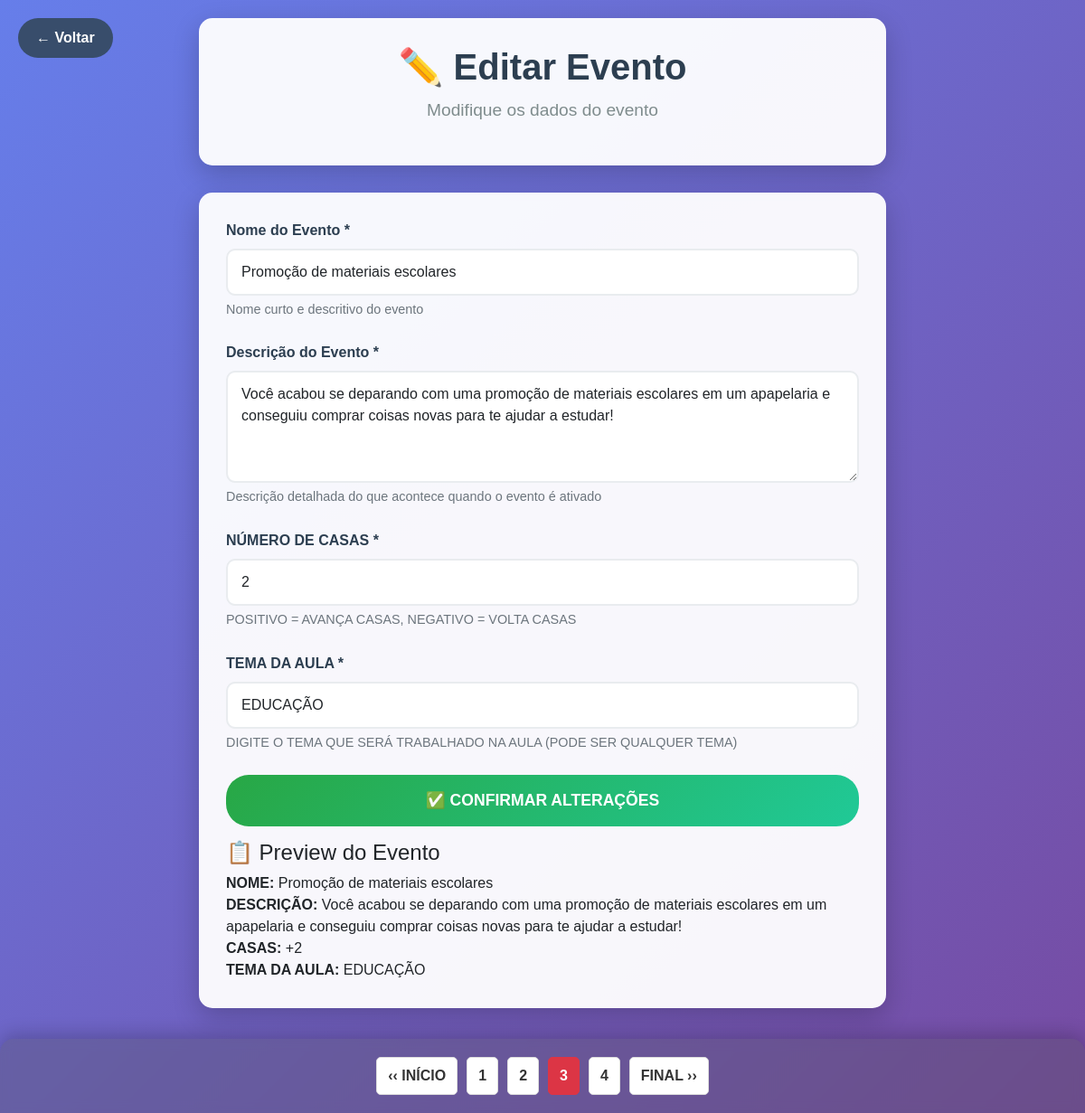
/Adm/editarEvento.php?id=2 (signed in), run on the app's committed database.
### tables this page shows
CREATE TABLE `tbevento` (
  `idEvento` int(11) NOT NULL,
  `nomeEvento` varchar(50) NOT NULL,
  `descricaoEvento` varchar(255) NOT NULL,
  `modificadorEvento` varchar(120) NOT NULL,
  `dificuldadeEvento` varchar(10) NOT NULL,
  `temaAula` varchar(50) DEFAULT NULL,
  `impactoEvento` varchar(50) NOT NULL,
  `casaEvento` int(100) NOT NULL
);

### Adm/editarEvento.php (the view, shortened to what this page needs)
<?php include('../banco/conexao.php'); include('../includes/verificar_login.php');?>
<?php
$id = $_GET['id'] ?? null;
$stmt = $pdo->prepare("SELECT * FROM tbevento WHERE idEvento = ?");
$stmt->execute([$id]);
$evento = $stmt->fetch(PDO::FETCH_ASSOC);
?>
<!DOCTYPE html>
<html lang="pt-BR">
<head>
    <link href="https://cdn.jsdelivr.net/npm/bootstrap@5.3.7/dist/css/bootstrap.min.css" rel="stylesheet">
    <link rel="stylesheet" href="./css/editarEvento.css">
</head>
<body>
    <a href="gerenciarEventos.php" class="back-btn">← Voltar</a>
    <div class="admin-container">
        <div class="admin-header">
            <h1 class="admin-title">✏️ Editar Evento</h1>
            <p class="admin-subtitle">Modifique os dados do evento</p>
        </div>
        <div class="form-section">
            <form method="POST">
                <div class="form-group">
                    <label for="nomeEvento" class="form-label">Nome do Evento *</label>
                    <input type="text" class="form-control" id="nomeEvento" name="nomeEvento"
                           value="<?php echo htmlspecialchars($evento['nomeEvento']); ?>"
                           placeholder="Ex: Acesso ao SUS" required>
                    <div class="help-text">Nome curto e descritivo do evento</div>
                </div>
                <div class="form-group">
                    <label for="descricaoEvento" class="form-label">Descrição do Evento *</label>
                    <textarea class="form-control" id="descricaoEvento" name="descricaoEvento"
                              rows="4" placeholder="Descreva o que acontece no evento..." required><?php echo htmlspecialchars($evento['descricaoEvento']); ?></textarea>
                    <div class="help-text">Descrição detalhada do que acontece quando o evento é ativado</div>
                </div>
                <div class="form-group">
                    <label for="casaEvento" class="form-label">NÚMERO DE CASAS *</label>
                    <input type="number" class="form-control" id="casaEvento" name="casaEvento"
                           value="<?php echo $evento['casaEvento']; ?>"
                           placeholder="Ex: 2 ou -2" required>
                    <div class="help-text">POSITIVO = AVANÇA CASAS, NEGATIVO = VOLTA CASAS</div>
                </div>
                 <div class="form-group">
                     <label for="temaAula" class="form-label">TEMA DA AULA *</label>
                     <input type="text" class="form-control" id="temaAula" name="temaAula"
                            value="<?php echo htmlspecialchars($evento['temaAula'] ?? ''); ?>"
                            placeholder="Ex: SUS, DROGAS, EDUCAÇÃO, etc..." required>
                     <div class="help-text">DIGITE O TEMA QUE SERÁ TRABALHADO NA AULA (PODE SER QUALQUER TEMA)</div>
                 </div>
                 <button type="button" class="btn-confirm" onclick="confirmarAlteracoes()">✅ CONFIRMAR ALTERAÇÕES</button>
            </form>
            <div class="preview-section">
                <h4 class="preview-title">📋 Preview do Evento</h4>
                 <div class="preview-item">
                     <strong>NOME:</strong> <span id="preview-nome"><?php echo htmlspecialchars($evento['nomeEvento']); ?></span><br>
                     <strong>DESCRIÇÃO:</strong> <span id="preview-descricao"><?php echo htmlspecialchars($evento['descricaoEvento']); ?></span><br>
                     <strong>CASAS:</strong> <span id="preview-casas"><?php echo $evento['casaEvento'] > 0 ? '+' . $evento['casaEvento'] : $evento['casaEvento']; ?></span><br>
                     <strong>TEMA DA AULA:</strong> <span id="preview-tema"><?php echo htmlspecialchars($evento['temaAula'] ?? 'Não definido'); ?></span>
                 </div>
            </div>
        </div>
        <br><br><br><br>
        <div class="pagination-section">
            <div class="pagination-container">
                <div class="pagination-nav">
                    <a href="index.php" class="pagination-btn">‹‹ INÍCIO</a>
                    <a href="index.php" class="pagination-btn">1</a>
                    <a href="cadastrarEvento.php" class="pagination-btn">2</a>
                    <a href="gerenciarEventos.php" class="pagination-btn active">3</a>
                    <a href="configurarPartida.php" class="pagination-btn">4</a>
                    <a href="configurarPartida.php" class="pagination-btn">FINAL ››</a>
                </div>
            </div>
        </div>
    </div>
</body>
</html>

### Adm/css/editarEvento.css (style rules this page uses)
body { background: linear-gradient(135deg, #667eea 0%, #764ba2 100%); min-height: 100vh; font-family: 'Arial', sans-serif; }
.admin-container { max-width: 800px; margin: 0 auto; padding: 20px; }
.admin-header { background: rgba(255, 255, 255, 0.95); border-radius: 15px; padding: 30px; margin-bottom: 30px; box-shadow: 0 10px 30px rgba(0, 0, 0, 0.2); text-align: center; }
.admin-title { color: #2c3e50; font-size: 2.5rem; font-weight: bold; margin-bottom: 10px; }
.admin-subtitle { color: #7f8c8d; font-size: 1.2rem; }
.form-section { background: rgba(255, 255, 255, 0.95); border-radius: 15px; padding: 30px; box-shadow: 0 10px 30px rgba(0, 0, 0, 0.2); }
.form-group { margin-bottom: 25px; }
.form-label { font-weight: bold; color: #2c3e50; margin-bottom: 8px; }
.form-control, .form-select { border: 2px solid #e9ecef; border-radius: 10px; padding: 12px 15px; font-size: 1rem; transition: border-color 0.3s ease, box-shadow 0.3s ease; }
.btn-confirm { background: linear-gradient(135deg, #28a745 0%, #20c997 100%); color: white; border: none; padding: 15px 30px; border-radius: 25px; font-weight: bold; font-size: 1.1rem; transition: transform 0.3s ease; width: 100%; margin-bottom: 15px; }
.back-btn { position: fixed; top: 20px; left: 20px; background: rgba(52, 73, 94, 0.9); color: white; border: none; padding: 10px 20px; border-radius: 25px; text-decoration: none; font-weight: bold; transition: background 0.3s ease; }
.help-text { font-size: 0.9rem; color: #6c757d; margin-top: 5px; }
.pagination-section { position: fixed; bottom: 0; left: 0; width: 100%; background: rgba(85, 85, 85, 0.29); border-radius: 15px 15px 0 0; padding: 20px; box-shadow: 0 -5px 20px rgba(0, 0, 0, 0.2); backdrop-filter: blur(6px); z-index: 1000; }
.pagination-container { display: flex; justify-content: space-around; align-items: center; flex-wrap: wrap; gap: 20px; }
.pagination-nav { display: flex; align-items: center; gap: 10px; }
.pagination-btn { background: white; border: 1px solid #ddd; color: #333; padding: 8px 12px; border-radius: 5px; text-decoration: none; font-weight: bold; transition: all 0.3s ease; cursor: pointer; }
.pagination-btn.active { background: #dc3545; color: white; border-color: #dc3545; }

### data on the page
tbevento: nomeEvento "Promoção de materiais escolares", descricaoEvento "Você acabou se deparando com uma promoção de materiais escolares em um apapelaria e conseguiu comprar coisas novas para te ajudar a estudar!", casaEvento "2", temaAula "EDUCAÇÃO"
